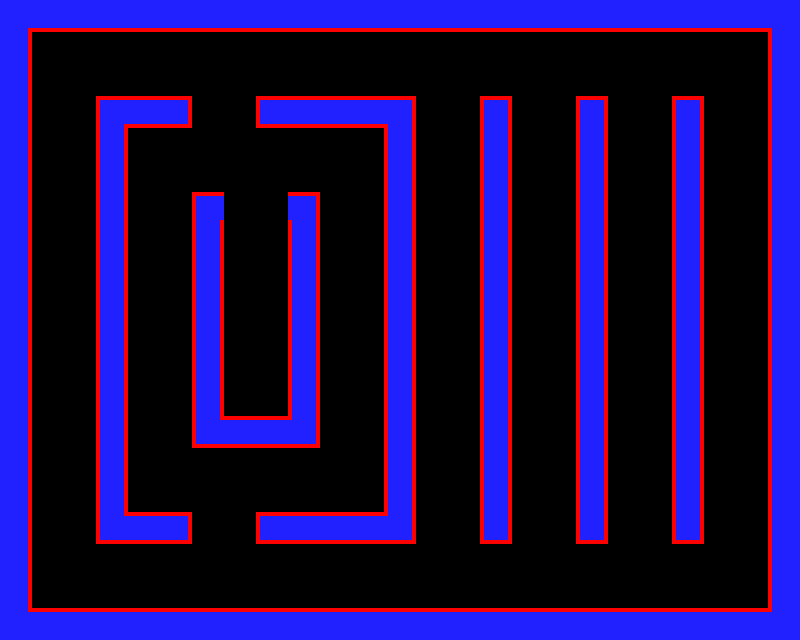

Rendered tile map (Tiled .tmx) drawn with the repository's tilesets; below, a short description and the map source with its tile grids summarised:
An orthogonal 25x20 tile map with 32x32 px tiles, 1 tile layer (Platforms).

<map version="1.4" tiledversion="1.4.2" orientation="orthogonal" renderorder="right-down" width="25" height="20" tilewidth="32" tileheight="32" infinite="0" nextlayerid="2" nextobjectid="1">
 <tileset firstgid="1" name="pacman" tilewidth="32" tileheight="32" tilecount="144" columns="16">
  <image source="../tilesets/tileset.png" width="512" height="288" />
 </tileset>
 <layer id="1" name="Platforms" width="25" height="20">
  <data>[500 cells, 186 non-empty, 7 distinct tile ids]</data>
 </layer>
</map>